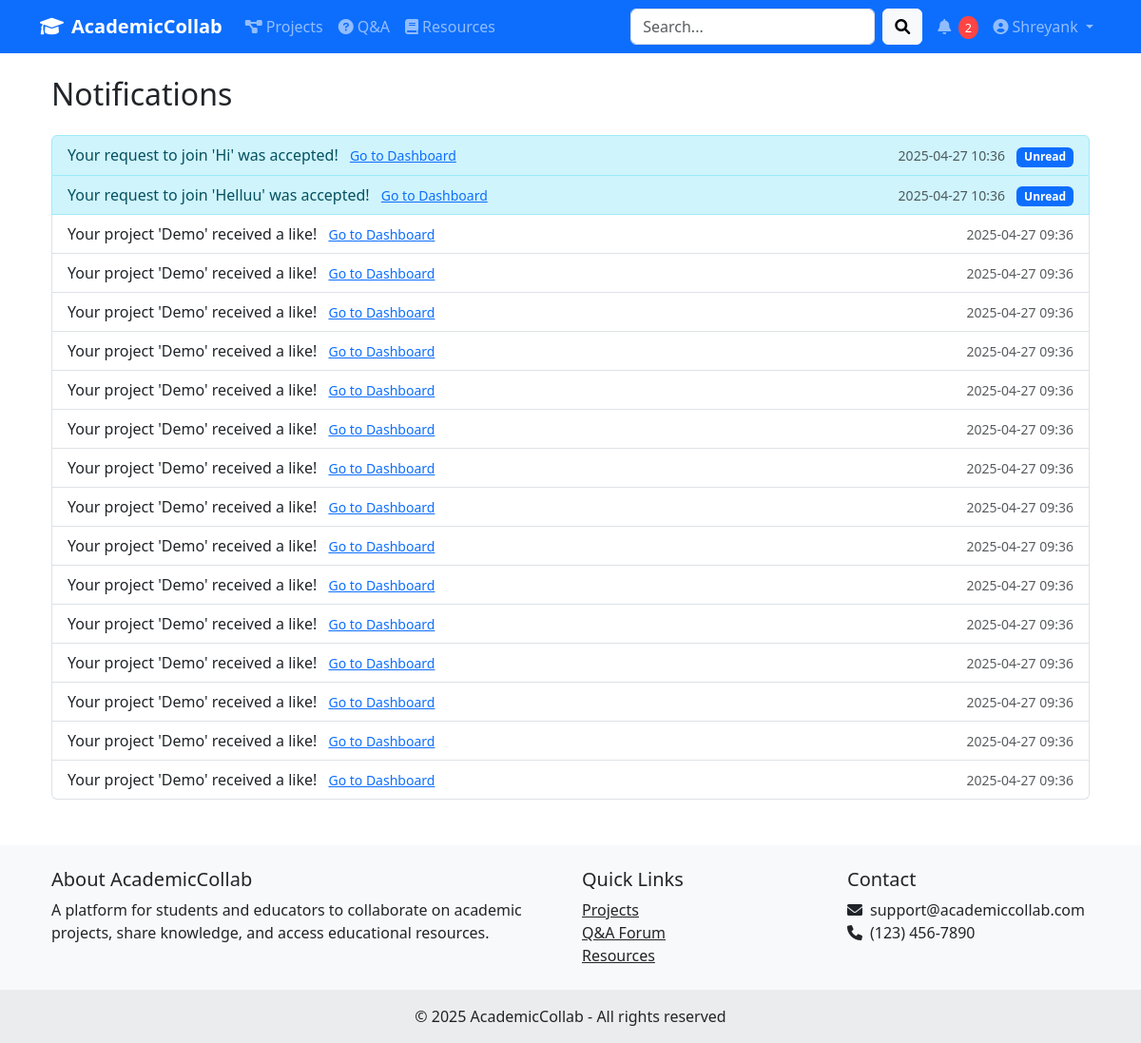
/notifications (signed in), run on the app's committed database.
### app.py (models this page shows, shortened)
class User(db.Model, UserMixin):
    id = db.Column(db.Integer, primary_key=True)
    username = db.Column(db.String(80), unique=True, nullable=False)
    email = db.Column(db.String(120), unique=True, nullable=False)
    password_hash = db.Column(db.String(128))
    user_type = db.Column(db.String(20), nullable=False)  # 'student' or 'educator'
    institution = db.Column(db.String(120))
    bio = db.Column(db.Text)
    profile_pic = db.Column(db.String(120), default='default_profile.png')
    date_joined = db.Column(db.DateTime, default=datetime.utcnow)
    domain = db.Column(db.String(120), nullable=True)  # For educators
    skills = db.Column(db.String(255), nullable=True)  # For educators, comma-separated
    designation = db.Column(db.String(120), nullable=True)  # For educators
    projects = db.relationship('Project', backref='author', lazy=True)
    queries = db.relationship('Query', backref='author', lazy=True)
    resources = db.relationship('Resource', backref='uploader', lazy=True)
    comments = db.relationship('Comment', backref='author', lazy=True)

class Notification(db.Model):
    id = db.Column(db.Integer, primary_key=True)
    content = db.Column(db.Text, nullable=False)
    type = db.Column(db.String(50))  # comment, answer, collaboration, etc.
    date_created = db.Column(db.DateTime, default=datetime.utcnow)
    read = db.Column(db.Boolean, default=False)
    user_id = db.Column(db.Integer, db.ForeignKey('user.id'), nullable=False)
    user = db.relationship('User', backref='notifications')

### app.py (the view)
@app.route('/notifications')
@login_required
def notifications():
    notifications = Notification.query.filter_by(user_id=current_user.id).order_by(Notification.date_created.desc()).all()
    for notification in notifications:
        notification.read = True
    db.session.commit()
    return render_template('notifications.html', notifications=notifications)

### app.py (called while the page is built)
@login_manager.user_loader
def load_user(user_id):
    return User.query.get(int(user_id))

### templates/notifications.html (shortened to what this page needs)
{% extends "base.html" %}
{% block content %}
<div class="container mt-4">
    <h2 class="mb-4">Notifications</h2>
    {% if notifications %}
        <ul class="list-group">
        {% for notification in notifications %}
            <li class="list-group-item d-flex justify-content-between align-items-center {% if not notification.read %}list-group-item-info{% endif %}">
                <span>
                    {{ notification.content }}
                    {% if notification.type in ['comment', 'collaboration', 'like', 'join_request', 'join_accepted', 'join_declined'] %}
                        <a href="{{ url_for('dashboard') }}" class="ms-2 small">Go to Dashboard</a>
                    {% endif %}
                </span>
                <span>
                    <small class="text-muted">{{ notification.date_created.strftime('%Y-%m-%d %H:%M') }}</small>
                    {% if not notification.read %}
                        <span class="badge bg-primary ms-2">Unread</span>
                    {% endif %}
                </span>
            </li>
        {% endfor %}
        </ul>
    {% else %}
        <p class="text-muted">No notifications yet.</p>
    {% endif %}
</div>
{% endblock %}

### templates/base.html (shortened to what this page needs)
<!DOCTYPE html>
<html lang="en">
<head>
    <link href="https://cdn.jsdelivr.net/npm/bootstrap@5.3.0-alpha1/dist/css/bootstrap.min.css" rel="stylesheet">
    <link rel="stylesheet" href="https://cdnjs.cloudflare.com/ajax/libs/font-awesome/6.0.0/css/all.min.css">
</head>
<body>
    <nav class="navbar navbar-expand-lg navbar-dark bg-primary mb-4">
        <div class="container">
            <a class="navbar-brand" href="{{ url_for('index') }}">
                <i class="fas fa-graduation-cap me-2"></i>AcademicCollab
            </a>
            <div class="collapse navbar-collapse" id="navbarNav">
                <ul class="navbar-nav me-auto">
                    <li class="nav-item">
                        <a class="nav-link" href="{{ url_for('projects') }}">
                            <i class="fas fa-project-diagram me-1"></i>Projects
                        </a>
                    </li>
                    <li class="nav-item">
                        <a class="nav-link" href="{{ url_for('queries') }}">
                            <i class="fas fa-question-circle me-1"></i>Q&A
                        </a>
                    </li>
                    <li class="nav-item">
                        <a class="nav-link" href="{{ url_for('resources') }}">
                            <i class="fas fa-book me-1"></i>Resources
                        </a>
                    </li>
                </ul>
                <form class="d-flex me-2" action="{{ url_for('search') }}" method="GET">
                    <input class="form-control me-2" type="search" name="q" placeholder="Search...">
                    <button class="btn btn-light" type="submit">
                        <i class="fas fa-search"></i>
                    </button>
                </form>
                <ul class="navbar-nav">
                    {% if current_user.is_authenticated %}
                        <li class="nav-item">
                            <a class="nav-link" href="{{ url_for('notifications') }}">
                                <i class="fas fa-bell me-1"></i>
                                {% set unread_count = current_user.notifications|selectattr('read', 'equalto', false)|list|length %}
                                {% if unread_count > 0 %}
                                    <span class="notification-badge">{{ unread_count }}</span>
                                {% endif %}
                            </a>
                        </li>
                        <li class="nav-item dropdown">
                            <a class="nav-link dropdown-toggle" href="#" id="navbarDropdown" role="button" data-bs-toggle="dropdown">
                                <i class="fas fa-user-circle me-1"></i>{{ current_user.username }}
                            </a>
                        </li>
                    {% endif %}
                </ul>
            </div>
        </div>
    </nav>
    <div class="container">
        {% block content %}{% endblock %}
    </div>
    <footer class="bg-light text-center text-lg-start mt-5">
        <div class="container p-4">
            <div class="row">
                <div class="col-lg-6 col-md-12 mb-4 mb-md-0">
                    <h5>About AcademicCollab</h5>
                    <p>
                        A platform for students and educators to collaborate on academic projects,
                        share knowledge, and access educational resources.
                    </p>
                </div>
                <div class="col-lg-3 col-md-6 mb-4 mb-md-0">
                    <h5>Quick Links</h5>
                    <ul class="list-unstyled mb-0">
                        <li><a href="{{ url_for('projects') }}" class="text-dark">Projects</a></li>
                        <li><a href="{{ url_for('queries') }}" class="text-dark">Q&A Forum</a></li>
                        <li><a href="{{ url_for('resources') }}" class="text-dark">Resources</a></li>
                    </ul>
                </div>
                <div class="col-lg-3 col-md-6 mb-4 mb-md-0">
                    <h5>Contact</h5>
                    <ul class="list-unstyled">
                        <li><i class="fas fa-envelope me-2"></i>support@academiccollab.com</li>
                        <li><i class="fas fa-phone me-2"></i>(123) 456-7890</li>
                    </ul>
                </div>
            </div>
        </div>
        <div class="text-center p-3" style="background-color: rgba(0, 0, 0, 0.05);">
            © 2025 AcademicCollab - All rights reserved
        </div>
    </footer>
</body>
</html>

### templates/base.html (style rules this page uses)
.navbar-brand { font-weight: bold; }
.notification-badge { background-color: #ff4444; color: white; border-radius: 50%; padding: 0.2em 0.5em; font-size: 0.8em; }

### data on the page
User: username "Shreyank"
Notification: content "Your request to join 'Hi' was accepted!", date_created "2025-04-27 10:36", read "Unread"
Notification: content "Your request to join 'Helluu' was accepted!", date_created "2025-04-27 10:36", read "Unread"
Notification: content "Your project 'Demo' received a like!", date_created "2025-04-27 09:36"
Notification: content "Your project 'Demo' received a like!", date_created "2025-04-27 09:36"
Notification: content "Your project 'Demo' received a like!", date_created "2025-04-27 09:36"
Notification: content "Your project 'Demo' received a like!", date_created "2025-04-27 09:36"
Notification: content "Your project 'Demo' received a like!", date_created "2025-04-27 09:36"
Notification: content "Your project 'Demo' received a like!", date_created "2025-04-27 09:36"
Notification: content "Your project 'Demo' received a like!", date_created "2025-04-27 09:36"
Notification: content "Your project 'Demo' received a like!", date_created "2025-04-27 09:36"
Notification: content "Your project 'Demo' received a like!", date_created "2025-04-27 09:36"
Notification: content "Your project 'Demo' received a like!", date_created "2025-04-27 09:36"
Notification: content "Your project 'Demo' received a like!", date_created "2025-04-27 09:36"
Notification: content "Your project 'Demo' received a like!", date_created "2025-04-27 09:36"
Notification: content "Your project 'Demo' received a like!", date_created "2025-04-27 09:36"
Notification: content "Your project 'Demo' received a like!", date_created "2025-04-27 09:36"
Notification: content "Your project 'Demo' received a like!", date_created "2025-04-27 09:36"

### other printed values
{{ unread_count }} "2"
